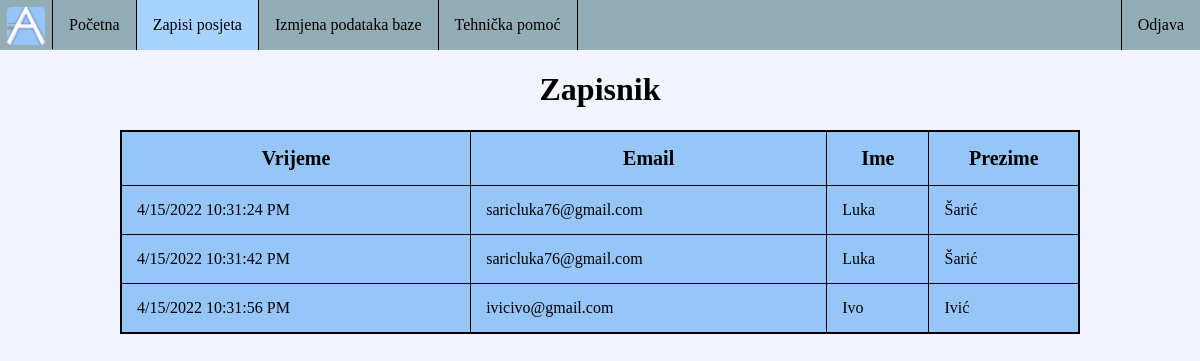
Screenshot of /Zavrsni/zapisnik.php (signed in) with the database file from the repository.
### tables this page shows
CREATE TABLE `zapisnik` (
  `ZapisID` int(11) NOT NULL COMMENT 'Identifikacijski broj zapisa',
  `Vrijeme` varchar(128) NOT NULL COMMENT 'Vrijeme korištenja RFID',
  `IB` int(11) NOT NULL COMMENT 'Identifikacijski broj osobe'
);

CREATE TABLE `osobe` (
  `IB` int(11) NOT NULL COMMENT 'Identifikacijski broj osobe',
  `ID` varchar(256) NOT NULL COMMENT 'HASHirani i SALTani identifikacijski broj kartice',
  `Ime` varchar(100) NOT NULL COMMENT 'Ime osobe',
  `Prezime` varchar(100) NOT NULL COMMENT 'Prezime osobe',
  `Salt` varchar(256) NOT NULL COMMENT 'Salt',
  `Email` varchar(128) NOT NULL COMMENT 'Email osobe'
);

### Zavrsni/zapisnik.php (the view, shortened to what this page needs)
<!DOCTYPE html>
<html lang="en">
<head>
    <link rel = "stylesheet" href = "izgled-css/izgled.css">
    <link rel = "stylesheet" href = "izgled-css/navigation.css">
    <link rel = "stylesheet" href = "izgled-css/gumb.css">
    <link rel = "stylesheet" href = "izgled-css/tablica.css">
</head>
<body>
    <ul>
        <li><img class="slika" src="slike/admin.png" alt="admin"><li>
        <li><a href="main.php">Početna</a></li>
        <li><a class="active">Zapisi posjeta</a></li>
        <li><a href="pregled.php">Izmjena podataka baze</a></li>
        <li><a href="tehnickapomoc.php">Tehnička pomoć</a></li>
        <li><a href="logout.php">Odjava</a></li>
    </ul>
    <h1 class="naslov">Zapisnik</h1>
    <table>
        <tr>
            <th>Vrijeme</th>
            <th>Email</th>
            <th>Ime</th>
            <th>Prezime</th>
        </tr>
<?php
    include('connection.php');
    $sql = "SELECT * FROM zapisnik INNER JOIN osobe ON zapisnik.IB = osobe.IB;";
    $result = mysqli_query($con, $sql);
    while ($row = mysqli_fetch_array($result)) {
        echo "<div>";
        echo "<tr>";
        echo "<td class=\"ime\">" . $row['Vrijeme'] . "</td>";
        echo "<td class=\"ime\">" . $row['Email'] . "</td>";
        echo "<td class=\"ime\">" . $row['Ime'] . "</td>";
        echo "<td class=\"ime\">" . $row['Prezime'] . "</td>";
        echo "</tr>";
        echo "</div>";
    }
?>
    </table>
</body>
</html>

### Zavrsni/izgled-css/izgled.css (style rules this page uses)
body { margin: 0; font-family: Bahnschrift; background-color:#F2F4FF; }
.naslov { text-align: center; }

### Zavrsni/izgled-css/navigation.css (style rules this page uses)
ul { list-style-type: none; margin: 0; padding: 0; overflow: hidden; background-color: #93ACB5; position: static; top: 0; width: 100%; }
li { float: left; border-right: 1px solid black; }
li a { display: block; color: black; text-align: center; padding: 16px; text-decoration: none; }
.active { background-color: #A9D3FF; }
.slika { padding:7px 7px 0px; width:38px; height:38px; }
li:last-child { float:right; border-right: none; border-left: 1px solid black; }

### Zavrsni/izgled-css/tablica.css (style rules this page uses)
table { border: 2px solid black; border-collapse: collapse; text-align: center; background-color: #96C5F7; width: 80%; height: 100%; margin-left: 10%; margin-right: 10%; }
.ime { text-align: left; padding-left: 15px; }
th,td,tr { padding-top:15px; padding-bottom: 15px; border: 1px solid black; }
th { font-size: 20px; }

### rows the page displays
zapisnik: Vrijeme "4/15/2022 10:31:24 PM", osobe.Email "saricluka76@gmail.com", osobe.Ime "Luka", osobe.Prezime "Šarić"
zapisnik: Vrijeme "4/15/2022 10:31:42 PM", osobe.Email "saricluka76@gmail.com", osobe.Ime "Luka", osobe.Prezime "Šarić"
zapisnik: Vrijeme "4/15/2022 10:31:56 PM", osobe.Email "ivicivo@gmail.com", osobe.Ime "Ivo", osobe.Prezime "Ivić"
